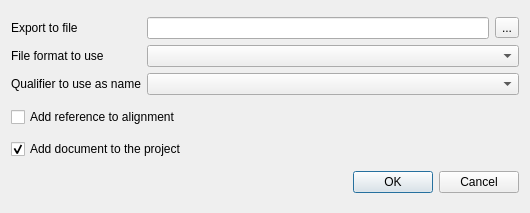
<?xml version="1.0" encoding="UTF-8"?>
<ui version="4.0">
 <class>ExportBlastResultDialog</class>
 <widget class="QDialog" name="ExportBlastResultDialog">
  <property name="geometry">
   <rect>
    <x>0</x>
    <y>0</y>
    <width>530</width>
    <height>213</height>
   </rect>
  </property>
  <property name="windowTitle">
   <string>Export BLAST Result to Multiple Alignment</string>
  </property>
  <property name="modal">
   <bool>true</bool>
  </property>
  <layout class="QVBoxLayout" name="verticalLayout">
   <item>
    <layout class="QGridLayout" name="gridLayout">
     <item row="2" column="0">
      <widget class="QLabel" name="label">
       <property name="text">
        <string>Qualifier to use as name</string>
       </property>
      </widget>
     </item>
     <item row="1" column="1" colspan="2">
      <widget class="QComboBox" name="formatCombo"/>
     </item>
     <item row="0" column="2">
      <widget class="QToolButton" name="fileButton">
       <property name="text">
        <string>...</string>
       </property>
      </widget>
     </item>
     <item row="0" column="0">
      <widget class="QLabel" name="fileLabel">
       <property name="text">
        <string>Export to file</string>
       </property>
      </widget>
     </item>
     <item row="1" column="0">
      <widget class="QLabel" name="formatLabel">
       <property name="text">
        <string>File format to use</string>
       </property>
      </widget>
     </item>
     <item row="0" column="1">
      <widget class="QLineEdit" name="fileNameEdit"/>
     </item>
     <item row="2" column="1" colspan="2">
      <widget class="QComboBox" name="nameIdBox"/>
     </item>
    </layout>
   </item>
   <item>
    <widget class="QCheckBox" name="addRefBox">
     <property name="text">
      <string>Add reference to alignment</string>
     </property>
    </widget>
   </item>
   <item>
    <widget class="QCheckBox" name="addToProjectBox">
     <property name="text">
      <string>Add document to the project</string>
     </property>
     <property name="checked">
      <bool>true</bool>
     </property>
    </widget>
   </item>
   <item>
    <widget class="QDialogButtonBox" name="buttonBox">
     <property name="standardButtons">
      <set>QDialogButtonBox::Cancel|QDialogButtonBox::Ok</set>
     </property>
    </widget>
   </item>
  </layout>
 </widget>
 <resources/>
 <connections>
  <connection>
   <sender>buttonBox</sender>
   <signal>accepted()</signal>
   <receiver>ExportBlastResultDialog</receiver>
   <slot>accept()</slot>
   <hints>
    <hint type="sourcelabel">
     <x>264</x>
     <y>192</y>
    </hint>
    <hint type="destinationlabel">
     <x>264</x>
     <y>106</y>
    </hint>
   </hints>
  </connection>
  <connection>
   <sender>buttonBox</sender>
   <signal>rejected()</signal>
   <receiver>ExportBlastResultDialog</receiver>
   <slot>reject()</slot>
   <hints>
    <hint type="sourcelabel">
     <x>264</x>
     <y>192</y>
    </hint>
    <hint type="destinationlabel">
     <x>264</x>
     <y>106</y>
    </hint>
   </hints>
  </connection>
 </connections>
</ui>
